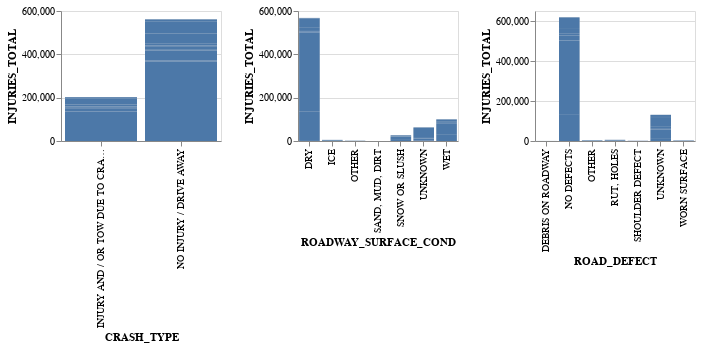

The cell this chart's notebook holds for it:
### Code cell
grouped_data13 = df.groupby(["ROADWAY_SURFACE_COND","ROAD_DEFECT","CRASH_TYPE"]).size().reset_index(name='INJURIES_TOTAL')

source = grouped_data13

brush = alt.selection_interval(encodings=['x'])

# Define the base chart, with the common parts of the
# background and highlights
base = alt.Chart(width=160, height=130).mark_bar().encode(
#     x=alt.X(alt.repeat('column')).bin(maxbins=20),
    x=alt.X(alt.repeat('column')),
    y='INJURIES_TOTAL:Q',
#     y='count(CRASH_TYPE)'
)

# gray background with selection
background = base.encode(
    color=alt.value('#ddd')
).add_params(brush)

# blue highlights on the transformed data
highlight = base.transform_filter(brush)

# layer the two charts & repeat
alt.layer(
    background,
    highlight,
    data=source
).transform_calculate(
).repeat(column=["CRASH_TYPE","ROADWAY_SURFACE_COND", "ROAD_DEFECT"])

### Figure 1 — Vega-Lite specification as saved in the notebook (floating-point values rounded to 4 significant figures)
{"config": {"view": {"continuousWidth": 300, "continuousHeight": 300}}, "repeat": {"column": ["CRASH_TYPE", "ROADWAY_SURFACE_COND", "ROAD_DEFECT"]}, "spec": {"layer": [{"mark": {"type": "bar"}, "encoding": {"color": {"value": "#ddd"}, "x": {"field": {"repeat": "column"}}, "y": {"field": "INJURIES_TOTAL", "type": "quantitative"}}, "name": "view_5"}, {"mark": {"type": "bar"}, "encoding": {"x": {"field": {"repeat": "column"}}, "y": {"field": "INJURIES_TOTAL", "type": "quantitative"}}, "transform": [{"filter": {"param": "param_4"}}]}], "data": {"name": "data-5e38d6e60c850af8e06e100676118c42"}, "height": 130, "width": 160}, "params": [{"name": "param_4", "select": {"type": "interval", "encodings": ["x"]}, "views": ["child__column_CRASH_TYPE_view_5", "child__column_ROADWAY_SURFACE_COND_view_5", "child__column_ROAD_DEFECT_view_5"]}], "$schema": "https://vega.github.io/schema/vega-lite/v5.15.1.json", "datasets": {"data-5e38d6e60c850af8e06e100676118c42": [{"ROADWAY_SURFACE_COND": "DRY", "ROAD_DEFECT": "DEBRIS ON ROADWAY", "CRASH_TYPE": "INJURY AND / OR TOW DUE TO CRASH", "INJURIES_TOTAL": 126}, {"ROADWAY_SURFACE_COND": "DRY", "ROAD_DEFECT": "DEBRIS ON ROADWAY", "CRASH_TYPE": "NO INJURY / DRIVE AWAY", "INJURIES_TOTAL": 246}, {"ROADWAY_SURFACE_COND": "DRY", "ROAD_DEFECT": "NO DEFECTS", "CRASH_TYPE": "INJURY AND / OR TOW DUE TO CRASH", "INJURIES_TOTAL": 134264}, {"ROADWAY_SURFACE_COND": "DRY", "ROAD_DEFECT": "NO DEFECTS", "CRASH_TYPE": "NO INJURY / DRIVE AWAY", "INJURIES_TOTAL": 366007}, {"ROADWAY_SURFACE_COND": "DRY", "ROAD_DEFECT": "OTHER", "CRASH_TYPE": "INJURY AND / OR TOW DUE TO CRASH", "INJURIES_TOTAL": 717}, {"ROADWAY_SURFACE_COND": "DRY", "ROAD_DEFECT": "OTHER", "CRASH_TYPE": "NO INJURY / DRIVE AWAY", "INJURIES_TOTAL": 1665}, {"ROADWAY_SURFACE_COND": "DRY", "ROAD_DEFECT": "RUT, HOLES", "CRASH_TYPE": "INJURY AND / OR TOW DUE TO CRASH", "INJURIES_TOTAL": 949}, {"ROADWAY_SURFACE_COND": "DRY", "ROAD_DEFECT": "RUT, HOLES", "CRASH_TYPE": "NO INJURY / DRIVE AWAY", "INJURIES_TOTAL": 2929}, {"ROADWAY_SURFACE_COND": "DRY", "ROAD_DEFECT": "SHOULDER DEFECT", "CRASH_TYPE": "INJURY AND / OR TOW DUE TO CRASH", "INJURIES_TOTAL": 330}, {"ROADWAY_SURFACE_COND": "DRY", "ROAD_DEFECT": "SHOULDER DEFECT", "CRASH_TYPE": "NO INJURY / DRIVE AWAY", "INJURIES_TOTAL": 777}, {"ROADWAY_SURFACE_COND": "DRY", "ROAD_DEFECT": "UNKNOWN", "CRASH_TYPE": "INJURY AND / OR TOW DUE TO CRASH", "INJURIES_TOTAL": 14426}, {"ROADWAY_SURFACE_COND": "DRY", "ROAD_DEFECT": "UNKNOWN", "CRASH_TYPE": "NO INJURY / DRIVE AWAY", "INJURIES_TOTAL": 43426}, {"ROADWAY_SURFACE_COND": "DRY", "ROAD_DEFECT": "WORN SURFACE", "CRASH_TYPE": "INJURY AND / OR TOW DUE TO CRASH", "INJURIES_TOTAL": 825}, {"ROADWAY_SURFACE_COND": "DRY", "ROAD_DEFECT": "WORN SURFACE", "CRASH_TYPE": "NO INJURY / DRIVE AWAY", "INJURIES_TOTAL": 1369}, {"ROADWAY_SURFACE_COND": "ICE", "ROAD_DEFECT": "DEBRIS ON ROADWAY", "CRASH_TYPE": "INJURY AND / OR TOW DUE TO CRASH", "INJURIES_TOTAL": 3}, {"ROADWAY_SURFACE_COND": "ICE", "ROAD_DEFECT": "DEBRIS ON ROADWAY", "CRASH_TYPE": "NO INJURY / DRIVE AWAY", "INJURIES_TOTAL": 7}, {"ROADWAY_SURFACE_COND": "ICE", "ROAD_DEFECT": "NO DEFECTS", "CRASH_TYPE": "INJURY AND / OR TOW DUE TO CRASH", "INJURIES_TOTAL": 1208}, {"ROADWAY_SURFACE_COND": "ICE", "ROAD_DEFECT": "NO DEFECTS", "CRASH_TYPE": "NO INJURY / DRIVE AWAY", "INJURIES_TOTAL": 2808}, {"ROADWAY_SURFACE_COND": "ICE", "ROAD_DEFECT": "OTHER", "CRASH_TYPE": "INJURY AND / OR TOW DUE TO CRASH", "INJURIES_TOTAL": 38}, {"ROADWAY_SURFACE_COND": "ICE", "ROAD_DEFECT": "OTHER", "CRASH_TYPE": "NO INJURY / DRIVE AWAY", "INJURIES_TOTAL": 79}, {"ROADWAY_SURFACE_COND": "ICE", "ROAD_DEFECT": "RUT, HOLES", "CRASH_TYPE": "INJURY AND / OR TOW DUE TO CRASH", "INJURIES_TOTAL": 31}, {"ROADWAY_SURFACE_COND": "ICE", "ROAD_DEFECT": "RUT, HOLES", "CRASH_TYPE": "NO INJURY / DRIVE AWAY", "INJURIES_TOTAL": 43}, {"ROADWAY_SURFACE_COND": "ICE", "ROAD_DEFECT": "SHOULDER DEFECT", "CRASH_TYPE": "INJURY AND / OR TOW DUE TO CRASH", "INJURIES_TOTAL": 5}, {"ROADWAY_SURFACE_COND": "ICE", "ROAD_DEFECT": "SHOULDER DEFECT", "CRASH_TYPE": "NO INJURY / DRIVE AWAY", "INJURIES_TOTAL": 8}, {"ROADWAY_SURFACE_COND": "ICE", "ROAD_DEFECT": "UNKNOWN", "CRASH_TYPE": "INJURY AND / OR TOW DUE TO CRASH", "INJURIES_TOTAL": 261}, {"ROADWAY_SURFACE_COND": "ICE", "ROAD_DEFECT": "UNKNOWN", "CRASH_TYPE": "NO INJURY / DRIVE AWAY", "INJURIES_TOTAL": 640}, {"ROADWAY_SURFACE_COND": "ICE", "ROAD_DEFECT": "WORN SURFACE", "CRASH_TYPE": "INJURY AND / OR TOW DUE TO CRASH", "INJURIES_TOTAL": 18}, {"ROADWAY_SURFACE_COND": "ICE", "ROAD_DEFECT": "WORN SURFACE", "CRASH_TYPE": "NO INJURY / DRIVE AWAY", "INJURIES_TOTAL": 24}, {"ROADWAY_SURFACE_COND": "OTHER", "ROAD_DEFECT": "DEBRIS ON ROADWAY", "CRASH_TYPE": "INJURY AND / OR TOW DUE TO CRASH", "INJURIES_TOTAL": 19}, {"ROADWAY_SURFACE_COND": "OTHER", "ROAD_DEFECT": "DEBRIS ON ROADWAY", "CRASH_TYPE": "NO INJURY / DRIVE AWAY", "INJURIES_TOTAL": 26}, {"ROADWAY_SURFACE_COND": "OTHER", "ROAD_DEFECT": "NO DEFECTS", "CRASH_TYPE": "INJURY AND / OR TOW DUE TO CRASH", "INJURIES_TOTAL": 297}, {"ROADWAY_SURFACE_COND": "OTHER", "ROAD_DEFECT": "NO DEFECTS", "CRASH_TYPE": "NO INJURY / DRIVE AWAY", "INJURIES_TOTAL": 434}, {"ROADWAY_SURFACE_COND": "OTHER", "ROAD_DEFECT": "OTHER", "CRASH_TYPE": "INJURY AND / OR TOW DUE TO CRASH", "INJURIES_TOTAL": 135}, {"ROADWAY_SURFACE_COND": "OTHER", "ROAD_DEFECT": "OTHER", "CRASH_TYPE": "NO INJURY / DRIVE AWAY", "INJURIES_TOTAL": 256}, {"ROADWAY_SURFACE_COND": "OTHER", "ROAD_DEFECT": "RUT, HOLES", "CRASH_TYPE": "INJURY AND / OR TOW DUE TO CRASH", "INJURIES_TOTAL": 46}, {"ROADWAY_SURFACE_COND": "OTHER", "ROAD_DEFECT": "RUT, HOLES", "CRASH_TYPE": "NO INJURY / DRIVE AWAY", "INJURIES_TOTAL": 117}, {"ROADWAY_SURFACE_COND": "OTHER", "ROAD_DEFECT": "SHOULDER DEFECT", "CRASH_TYPE": "INJURY AND / OR TOW DUE TO CRASH", "INJURIES_TOTAL": 2}, {"ROADWAY_SURFACE_COND": "OTHER", "ROAD_DEFECT": "SHOULDER DEFECT", "CRASH_TYPE": "NO INJURY / DRIVE AWAY", "INJURIES_TOTAL": 2}, {"ROADWAY_SURFACE_COND": "OTHER", "ROAD_DEFECT": "UNKNOWN", "CRASH_TYPE": "INJURY AND / OR TOW DUE TO CRASH", "INJURIES_TOTAL": 106}, {"ROADWAY_SURFACE_COND": "OTHER", "ROAD_DEFECT": "UNKNOWN", "CRASH_TYPE": "NO INJURY / DRIVE AWAY", "INJURIES_TOTAL": 401}, {"ROADWAY_SURFACE_COND": "OTHER", "ROAD_DEFECT": "WORN SURFACE", "CRASH_TYPE": "INJURY AND / OR TOW DUE TO CRASH", "INJURIES_TOTAL": 14}, {"ROADWAY_SURFACE_COND": "OTHER", "ROAD_DEFECT": "WORN SURFACE", "CRASH_TYPE": "NO INJURY / DRIVE AWAY", "INJURIES_TOTAL": 32}, {"ROADWAY_SURFACE_COND": "SAND, MUD, DIRT", "ROAD_DEFECT": "DEBRIS ON ROADWAY", "CRASH_TYPE": "INJURY AND / OR TOW DUE TO CRASH", "INJURIES_TOTAL": 13}, {"ROADWAY_SURFACE_COND": "SAND, MUD, DIRT", "ROAD_DEFECT": "DEBRIS ON ROADWAY", "CRASH_TYPE": "NO INJURY / DRIVE AWAY", "INJURIES_TOTAL": 19}, {"ROADWAY_SURFACE_COND": "SAND, MUD, DIRT", "ROAD_DEFECT": "NO DEFECTS", "CRASH_TYPE": "INJURY AND / OR TOW DUE TO CRASH", "INJURIES_TOTAL": 21}, {"ROADWAY_SURFACE_COND": "SAND, MUD, DIRT", "ROAD_DEFECT": "NO DEFECTS", "CRASH_TYPE": "NO INJURY / DRIVE AWAY", "INJURIES_TOTAL": 68}, {"ROADWAY_SURFACE_COND": "SAND, MUD, DIRT", "ROAD_DEFECT": "OTHER", "CRASH_TYPE": "INJURY AND / OR TOW DUE TO CRASH", "INJURIES_TOTAL": 24}, {"ROADWAY_SURFACE_COND": "SAND, MUD, DIRT", "ROAD_DEFECT": "OTHER", "CRASH_TYPE": "NO INJURY / DRIVE AWAY", "INJURIES_TOTAL": 40}, {"ROADWAY_SURFACE_COND": "SAND, MUD, DIRT", "ROAD_DEFECT": "RUT, HOLES", "CRASH_TYPE": "INJURY AND / OR TOW DUE TO CRASH", "INJURIES_TOTAL": 15}, {"ROADWAY_SURFACE_COND": "SAND, MUD, DIRT", "ROAD_DEFECT": "RUT, HOLES", "CRASH_TYPE": "NO INJURY / DRIVE AWAY", "INJURIES_TOTAL": 34}, {"ROADWAY_SURFACE_COND": "SAND, MUD, DIRT", "ROAD_DEFECT": "SHOULDER DEFECT", "CRASH_TYPE": "NO INJURY / DRIVE AWAY", "INJURIES_TOTAL": 1}, {"ROADWAY_SURFACE_COND": "SAND, MUD, DIRT", "ROAD_DEFECT": "UNKNOWN", "CRASH_TYPE": "INJURY AND / OR TOW DUE TO CRASH", "INJURIES_TOTAL": 7}, {"ROADWAY_SURFACE_COND": "SAND, MUD, DIRT", "ROAD_DEFECT": "UNKNOWN", "CRASH_TYPE": "NO INJURY / DRIVE AWAY", "INJURIES_TOTAL": 25}, {"ROADWAY_SURFACE_COND": "SAND, MUD, DIRT", "ROAD_DEFECT": "WORN SURFACE", "CRASH_TYPE": "INJURY AND / OR TOW DUE TO CRASH", "INJURIES_TOTAL": 10}, {"ROADWAY_SURFACE_COND": "SAND, MUD, DIRT", "ROAD_DEFECT": "WORN SURFACE", "CRASH_TYPE": "NO INJURY / DRIVE AWAY", "INJURIES_TOTAL": 13}, {"ROADWAY_SURFACE_COND": "SNOW OR SLUSH", "ROAD_DEFECT": "DEBRIS ON ROADWAY", "CRASH_TYPE": "INJURY AND / OR TOW DUE TO CRASH", "INJURIES_TOTAL": 11}, {"ROADWAY_SURFACE_COND": "SNOW OR SLUSH", "ROAD_DEFECT": "DEBRIS ON ROADWAY", "CRASH_TYPE": "NO INJURY / DRIVE AWAY", "INJURIES_TOTAL": 18}, {"ROADWAY_SURFACE_COND": "SNOW OR SLUSH", "ROAD_DEFECT": "NO DEFECTS", "CRASH_TYPE": "INJURY AND / OR TOW DUE TO CRASH", "INJURIES_TOTAL": 4969}, {"ROADWAY_SURFACE_COND": "SNOW OR SLUSH", "ROAD_DEFECT": "NO DEFECTS", "CRASH_TYPE": "NO INJURY / DRIVE AWAY", "INJURIES_TOTAL": 15267}, {"ROADWAY_SURFACE_COND": "SNOW OR SLUSH", "ROAD_DEFECT": "OTHER", "CRASH_TYPE": "INJURY AND / OR TOW DUE TO CRASH", "INJURIES_TOTAL": 72}, {"ROADWAY_SURFACE_COND": "SNOW OR SLUSH", "ROAD_DEFECT": "OTHER", "CRASH_TYPE": "NO INJURY / DRIVE AWAY", "INJURIES_TOTAL": 175}, {"ROADWAY_SURFACE_COND": "SNOW OR SLUSH", "ROAD_DEFECT": "RUT, HOLES", "CRASH_TYPE": "INJURY AND / OR TOW DUE TO CRASH", "INJURIES_TOTAL": 68}, {"ROADWAY_SURFACE_COND": "SNOW OR SLUSH", "ROAD_DEFECT": "RUT, HOLES", "CRASH_TYPE": "NO INJURY / DRIVE AWAY", "INJURIES_TOTAL": 162}, {"ROADWAY_SURFACE_COND": "SNOW OR SLUSH", "ROAD_DEFECT": "SHOULDER DEFECT", "CRASH_TYPE": "INJURY AND / OR TOW DUE TO CRASH", "INJURIES_TOTAL": 20}, {"ROADWAY_SURFACE_COND": "SNOW OR SLUSH", "ROAD_DEFECT": "SHOULDER DEFECT", "CRASH_TYPE": "NO INJURY / DRIVE AWAY", "INJURIES_TOTAL": 45}, {"ROADWAY_SURFACE_COND": "SNOW OR SLUSH", "ROAD_DEFECT": "UNKNOWN", "CRASH_TYPE": "INJURY AND / OR TOW DUE TO CRASH", "INJURIES_TOTAL": 1200}, {"ROADWAY_SURFACE_COND": "SNOW OR SLUSH", "ROAD_DEFECT": "UNKNOWN", "CRASH_TYPE": "NO INJURY / DRIVE AWAY", "INJURIES_TOTAL": 4109}, {"ROADWAY_SURFACE_COND": "SNOW OR SLUSH", "ROAD_DEFECT": "WORN SURFACE", "CRASH_TYPE": "INJURY AND / OR TOW DUE TO CRASH", "INJURIES_TOTAL": 49}, {"ROADWAY_SURFACE_COND": "SNOW OR SLUSH", "ROAD_DEFECT": "WORN SURFACE", "CRASH_TYPE": "NO INJURY / DRIVE AWAY", "INJURIES_TOTAL": 79}, {"ROADWAY_SURFACE_COND": "UNKNOWN", "ROAD_DEFECT": "DEBRIS ON ROADWAY", "CRASH_TYPE": "INJURY AND / OR TOW DUE TO CRASH", "INJURIES_TOTAL": 6}, {"ROADWAY_SURFACE_COND": "UNKNOWN", "ROAD_DEFECT": "DEBRIS ON ROADWAY", "CRASH_TYPE": "NO INJURY / DRIVE AWAY", "INJURIES_TOTAL": 19}, {"ROADWAY_SURFACE_COND": "UNKNOWN", "ROAD_DEFECT": "NO DEFECTS", "CRASH_TYPE": "INJURY AND / OR TOW DUE TO CRASH", "INJURIES_TOTAL": 1676}, {"ROADWAY_SURFACE_COND": "UNKNOWN", "ROAD_DEFECT": "NO DEFECTS", "CRASH_TYPE": "NO INJURY / DRIVE AWAY", "INJURIES_TOTAL": 9286}, {"ROADWAY_SURFACE_COND": "UNKNOWN", "ROAD_DEFECT": "OTHER", "CRASH_TYPE": "INJURY AND / OR TOW DUE TO CRASH", "INJURIES_TOTAL": 50}, {"ROADWAY_SURFACE_COND": "UNKNOWN", "ROAD_DEFECT": "OTHER", "CRASH_TYPE": "NO INJURY / DRIVE AWAY", "INJURIES_TOTAL": 237}, {"ROADWAY_SURFACE_COND": "UNKNOWN", "ROAD_DEFECT": "RUT, HOLES", "CRASH_TYPE": "INJURY AND / OR TOW DUE TO CRASH", "INJURIES_TOTAL": 64}, {"ROADWAY_SURFACE_COND": "UNKNOWN", "ROAD_DEFECT": "RUT, HOLES", "CRASH_TYPE": "NO INJURY / DRIVE AWAY", "INJURIES_TOTAL": 396}, {"ROADWAY_SURFACE_COND": "UNKNOWN", "ROAD_DEFECT": "SHOULDER DEFECT", "CRASH_TYPE": "INJURY AND / OR TOW DUE TO CRASH", "INJURIES_TOTAL": 4}, {"ROADWAY_SURFACE_COND": "UNKNOWN", "ROAD_DEFECT": "SHOULDER DEFECT", "CRASH_TYPE": "NO INJURY / DRIVE AWAY", "INJURIES_TOTAL": 23}, {"ROADWAY_SURFACE_COND": "UNKNOWN", "ROAD_DEFECT": "UNKNOWN", "CRASH_TYPE": "INJURY AND / OR TOW DUE TO CRASH", "INJURIES_TOTAL": 6276}, {"ROADWAY_SURFACE_COND": "UNKNOWN", "ROAD_DEFECT": "UNKNOWN", "CRASH_TYPE": "NO INJURY / DRIVE AWAY", "INJURIES_TOTAL": 44469}, {"ROADWAY_SURFACE_COND": "UNKNOWN", "ROAD_DEFECT": "WORN SURFACE", "CRASH_TYPE": "INJURY AND / OR TOW DUE TO CRASH", "INJURIES_TOTAL": 38}, {"ROADWAY_SURFACE_COND": "UNKNOWN", "ROAD_DEFECT": "WORN SURFACE", "CRASH_TYPE": "NO INJURY / DRIVE AWAY", "INJURIES_TOTAL": 89}, {"ROADWAY_SURFACE_COND": "WET", "ROAD_DEFECT": "DEBRIS ON ROADWAY", "CRASH_TYPE": "INJURY AND / OR TOW DUE TO CRASH", "INJURIES_TOTAL": 32}, {"ROADWAY_SURFACE_COND": "WET", "ROAD_DEFECT": "DEBRIS ON ROADWAY", "CRASH_TYPE": "NO INJURY / DRIVE AWAY", "INJURIES_TOTAL": 41}, {"ROADWAY_SURFACE_COND": "WET", "ROAD_DEFECT": "NO DEFECTS", "CRASH_TYPE": "INJURY AND / OR TOW DUE TO CRASH", "INJURIES_TOTAL": 28421}, {"ROADWAY_SURFACE_COND": "WET", "ROAD_DEFECT": "NO DEFECTS", "CRASH_TYPE": "NO INJURY / DRIVE AWAY", "INJURIES_TOTAL": 53430}, {"ROADWAY_SURFACE_COND": "WET", "ROAD_DEFECT": "OTHER", "CRASH_TYPE": "INJURY AND / OR TOW DUE TO CRASH", "INJURIES_TOTAL": 275}, {"ROADWAY_SURFACE_COND": "WET", "ROAD_DEFECT": "OTHER", "CRASH_TYPE": "NO INJURY / DRIVE AWAY", "INJURIES_TOTAL": 445}, {"ROADWAY_SURFACE_COND": "WET", "ROAD_DEFECT": "RUT, HOLES", "CRASH_TYPE": "INJURY AND / OR TOW DUE TO CRASH", "INJURIES_TOTAL": 320}, {"ROADWAY_SURFACE_COND": "WET", "ROAD_DEFECT": "RUT, HOLES", "CRASH_TYPE": "NO INJURY / DRIVE AWAY", "INJURIES_TOTAL": 697}, {"ROADWAY_SURFACE_COND": "WET", "ROAD_DEFECT": "SHOULDER DEFECT", "CRASH_TYPE": "INJURY AND / OR TOW DUE TO CRASH", "INJURIES_TOTAL": 70}, {"ROADWAY_SURFACE_COND": "WET", "ROAD_DEFECT": "SHOULDER DEFECT", "CRASH_TYPE": "NO INJURY / DRIVE AWAY", "INJURIES_TOTAL": 130}, {"ROADWAY_SURFACE_COND": "WET", "ROAD_DEFECT": "UNKNOWN", "CRASH_TYPE": "INJURY AND / OR TOW DUE TO CRASH", "INJURIES_TOTAL": 4901}, {"ROADWAY_SURFACE_COND": "WET", "ROAD_DEFECT": "UNKNOWN", "CRASH_TYPE": "NO INJURY / DRIVE AWAY", "INJURIES_TOTAL": 10675}, {"ROADWAY_SURFACE_COND": "WET", "ROAD_DEFECT": "WORN SURFACE", "CRASH_TYPE": "INJURY AND / OR TOW DUE TO CRASH", "INJURIES_TOTAL": 242}, {"ROADWAY_SURFACE_COND": "WET", "ROAD_DEFECT": "WORN SURFACE", "CRASH_TYPE": "NO INJURY / DRIVE AWAY", "INJURIES_TOTAL": 320}]}}
